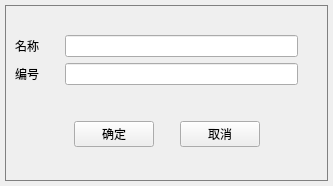
<?xml version="1.0" encoding="UTF-8"?>
<ui version="4.0">
 <class>AddUserWgt</class>
 <widget class="QWidget" name="AddUserWgt">
  <property name="geometry">
   <rect>
    <x>0</x>
    <y>0</y>
    <width>333</width>
    <height>186</height>
   </rect>
  </property>
  <property name="windowTitle">
   <string>Form</string>
  </property>
  <property name="autoFillBackground">
   <bool>false</bool>
  </property>
  <property name="styleSheet">
   <string notr="true">QWidget#bg {
	border: 1px solid gray;
}</string>
  </property>
  <layout class="QHBoxLayout" name="horizontalLayout_3">
   <property name="spacing">
    <number>0</number>
   </property>
   <property name="leftMargin">
    <number>5</number>
   </property>
   <property name="topMargin">
    <number>5</number>
   </property>
   <property name="rightMargin">
    <number>5</number>
   </property>
   <property name="bottomMargin">
    <number>5</number>
   </property>
   <item>
    <widget class="QFrame" name="bg">
     <property name="autoFillBackground">
      <bool>false</bool>
     </property>
     <layout class="QVBoxLayout" name="verticalLayout_2">
      <item>
       <spacer name="verticalSpacer_4">
        <property name="orientation">
         <enum>Qt::Vertical</enum>
        </property>
        <property name="sizeType">
         <enum>QSizePolicy::Fixed</enum>
        </property>
        <property name="sizeHint" stdset="0">
         <size>
          <width>20</width>
          <height>20</height>
         </size>
        </property>
       </spacer>
      </item>
      <item>
       <layout class="QHBoxLayout" name="horizontalLayout_5">
        <item>
         <layout class="QVBoxLayout" name="verticalLayout">
          <item>
           <layout class="QHBoxLayout" name="horizontalLayout">
            <item>
             <widget class="QLabel" name="label">
              <property name="text">
               <string>名称</string>
              </property>
             </widget>
            </item>
            <item>
             <spacer name="horizontalSpacer_2">
              <property name="orientation">
               <enum>Qt::Horizontal</enum>
              </property>
              <property name="sizeType">
               <enum>QSizePolicy::Fixed</enum>
              </property>
              <property name="sizeHint" stdset="0">
               <size>
                <width>20</width>
                <height>20</height>
               </size>
              </property>
             </spacer>
            </item>
            <item>
             <widget class="QLineEdit" name="name_lineEdit"/>
            </item>
           </layout>
          </item>
          <item>
           <layout class="QHBoxLayout" name="horizontalLayout_2">
            <item>
             <widget class="QLabel" name="label_2">
              <property name="text">
               <string>编号</string>
              </property>
             </widget>
            </item>
            <item>
             <spacer name="horizontalSpacer">
              <property name="orientation">
               <enum>Qt::Horizontal</enum>
              </property>
              <property name="sizeType">
               <enum>QSizePolicy::Fixed</enum>
              </property>
              <property name="sizeHint" stdset="0">
               <size>
                <width>20</width>
                <height>20</height>
               </size>
              </property>
             </spacer>
            </item>
            <item>
             <widget class="QLineEdit" name="num_lineEdit"/>
            </item>
           </layout>
          </item>
         </layout>
        </item>
        <item>
         <spacer name="horizontalSpacer_6">
          <property name="orientation">
           <enum>Qt::Horizontal</enum>
          </property>
          <property name="sizeType">
           <enum>QSizePolicy::Fixed</enum>
          </property>
          <property name="sizeHint" stdset="0">
           <size>
            <width>20</width>
            <height>20</height>
           </size>
          </property>
         </spacer>
        </item>
       </layout>
      </item>
      <item>
       <spacer name="verticalSpacer">
        <property name="orientation">
         <enum>Qt::Vertical</enum>
        </property>
        <property name="sizeType">
         <enum>QSizePolicy::Fixed</enum>
        </property>
        <property name="sizeHint" stdset="0">
         <size>
          <width>20</width>
          <height>30</height>
         </size>
        </property>
       </spacer>
      </item>
      <item>
       <layout class="QHBoxLayout" name="horizontalLayout_4">
        <item>
         <spacer name="horizontalSpacer_4">
          <property name="orientation">
           <enum>Qt::Horizontal</enum>
          </property>
          <property name="sizeHint" stdset="0">
           <size>
            <width>40</width>
            <height>20</height>
           </size>
          </property>
         </spacer>
        </item>
        <item>
         <widget class="QPushButton" name="pBtn_confirm">
          <property name="text">
           <string>确定</string>
          </property>
         </widget>
        </item>
        <item>
         <spacer name="horizontalSpacer_3">
          <property name="orientation">
           <enum>Qt::Horizontal</enum>
          </property>
          <property name="sizeType">
           <enum>QSizePolicy::Fixed</enum>
          </property>
          <property name="sizeHint" stdset="0">
           <size>
            <width>20</width>
            <height>20</height>
           </size>
          </property>
         </spacer>
        </item>
        <item>
         <widget class="QPushButton" name="pBtn_cancel">
          <property name="text">
           <string>取消</string>
          </property>
         </widget>
        </item>
        <item>
         <spacer name="horizontalSpacer_5">
          <property name="orientation">
           <enum>Qt::Horizontal</enum>
          </property>
          <property name="sizeHint" stdset="0">
           <size>
            <width>40</width>
            <height>20</height>
           </size>
          </property>
         </spacer>
        </item>
       </layout>
      </item>
      <item>
       <spacer name="verticalSpacer_5">
        <property name="orientation">
         <enum>Qt::Vertical</enum>
        </property>
        <property name="sizeHint" stdset="0">
         <size>
          <width>20</width>
          <height>1</height>
         </size>
        </property>
       </spacer>
      </item>
     </layout>
    </widget>
   </item>
  </layout>
 </widget>
 <resources/>
 <connections/>
</ui>
